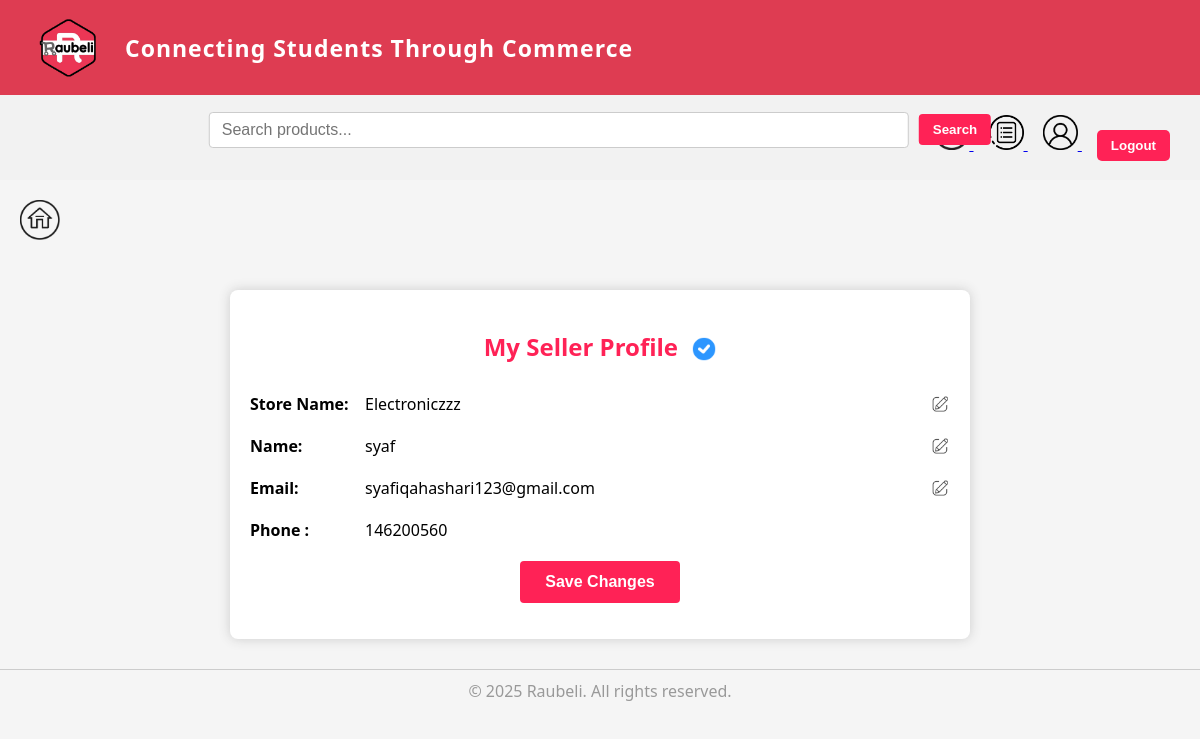
Page /seller-profile.php (signed in) on the committed database.
### tables this page shows
CREATE TABLE `seller` (
  `seller_id` int(11) NOT NULL,
  `name` varchar(100) DEFAULT NULL,
  `email` varchar(100) DEFAULT NULL,
  `password` varchar(100) DEFAULT NULL,
  `store_name` varchar(100) DEFAULT NULL,
  `status` varchar(20) DEFAULT 'active',
  `verified` tinyint(1) NOT NULL DEFAULT 0,
  `agreed_terms` tinyint(1) DEFAULT 0
);

### seller-profile.php (the view, shortened to what this page needs)
<?php
include("header.php");
$seller_id = $_SESSION['seller_id'];
$stmt = $conn->prepare("SELECT store_name, name, email, status, verified, agreed_terms FROM seller WHERE seller_id = ?");
$stmt->bind_param("i", $seller_id);
$stmt->execute();
$stmt->bind_result($store_name, $name, $email, $status, $verified, $agreed_terms);
?>
<!DOCTYPE html>
<html lang="en">
<head>
</head>
<body>
<a href="home.php" style="display:inline-block; margin:20px 0 20px 20px;">
    <img src="home.png" alt="Home" style="width: 40px; height: 40px;">
</a>
<div class="seller-container">
    <div class="seller-header">
        <h2>
            My Seller Profile
            <?php if ($verified): ?>
                <img src="verified.png" alt="Verified" title="Verified Seller">
            <?php endif; ?>
        </h2>
    </div>
    <form method="POST">
        <div class="seller-info">
            <div>
                <strong>Store Name:</strong>
                <span class="display-text"><?= htmlspecialchars($store_name); ?></span>
                <img src="edit.png" class="edit-icon" onclick="toggleEdit(this)" title="Edit Store Name">
            </div>
            <div>
                <strong>Name:</strong>
                <span class="display-text"><?= htmlspecialchars($name); ?></span>
                <img src="edit.png" class="edit-icon" onclick="toggleEdit(this)" title="Edit Name">
            </div>
            <div>
                <strong>Email:</strong>
                <span class="display-text"><?= htmlspecialchars($email); ?></span>
                <img src="edit.png" class="edit-icon" onclick="toggleEdit(this)" title="Edit Email">
            </div>
            <div>
                <strong>Phone :</strong>
                <span><?= htmlspecialchars($seller_id); ?></span>
            </div>
        </div>
        <button type="submit" class="save-btn">Save Changes</button>
    </form>
</div>
<?php include("footer.php"); ?>
</body>
</html>

### header.php (style rules this page uses)
body { font-family: Arial, sans-serif; margin: 0; }

### seller-profile.php (style rules this page uses)
body { font-family: 'Segoe UI', Tahoma, Geneva, Verdana, sans-serif; background: #f5f5f5; margin: 0; padding: 0; }
.seller-container { max-width: 700px; margin: 30px auto; background: #fff; border-radius: 8px; box-shadow: 0 0 12px #ccc; padding: 20px; }
.seller-header h2 { color: #ff2256; text-align: center; margin-bottom: 30px; }
.seller-header h2 img { vertical-align: middle; margin-left: 8px; width: 24px; height: 24px; }
.seller-info > div { margin-bottom: 20px; display: flex; align-items: center; gap: 15px; }
strong { width: 100px; flex-shrink: 0; }
.display-text { flex: 1; }
.edit-icon { width: 20px; height: 20px; cursor: pointer; opacity: 0.7; transition: opacity 0.2s ease; }
.save-btn { background-color: #ff2256; border: none; color: #fff; padding: 12px 25px; font-size: 16px; font-weight: 600; border-radius: 4px; cursor: pointer; display: block; margin: 10px auto 0; }

### rows in the picture
seller: store_name "Electroniczzz", name "syaf", email "syafiqahashari123@gmail.com"

### other values in the picture
$seller_id "146200560"
